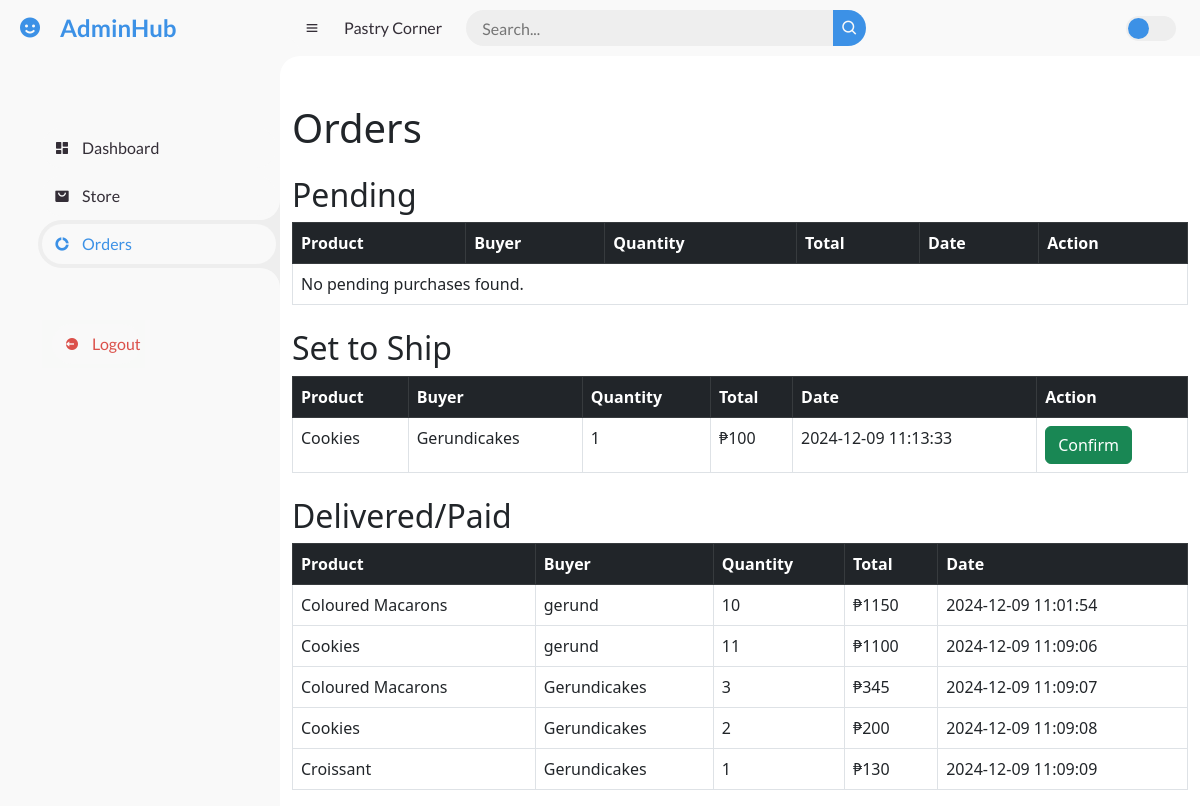
The page /admin/orders.php on the database its author committed.
### tables this page shows
CREATE TABLE `purchase` (
  `purchase_id` int(11) NOT NULL,
  `user_id` int(11) NOT NULL,
  `product_id` int(11) NOT NULL,
  `quantity` int(11) NOT NULL,
  `total_amount` double NOT NULL,
  `date` timestamp NOT NULL DEFAULT current_timestamp() ON UPDATE current_timestamp(),
  `status` varchar(255) NOT NULL
);

CREATE TABLE `products` (
  `product_id` int(11) NOT NULL,
  `product_name` varchar(255) NOT NULL,
  `description` varchar(255) NOT NULL,
  `price` double NOT NULL,
  `stock` int(11) NOT NULL,
  `image_path` text NOT NULL
);

CREATE TABLE `users` (
  `user_id` int(11) NOT NULL,
  `fullname` varchar(255) NOT NULL,
  `email` varchar(255) NOT NULL,
  `password` varchar(255) NOT NULL,
  `contact_number` varchar(255) NOT NULL,
  `address` varchar(255) NOT NULL,
  `register_date` date NOT NULL
);

### admin/orders.php (the view, shortened to what this page needs)
<!DOCTYPE html>
<html lang="en">
<head>
	<link href='https://unpkg.com/boxicons@2.0.9/css/boxicons.min.css' rel='stylesheet'>
	<link rel="stylesheet" href="style.css">
    <link href="https://cdn.jsdelivr.net/npm/bootstrap@5.3.0-alpha1/dist/css/bootstrap.min.css" rel="stylesheet">
</head>
<body>
	<section id="sidebar">
		<a href="#" class="brand">
			<i class='bx bxs-smile'></i>
			<span class="text">AdminHub</span>
		</a>
		<ul class="side-menu top">
			<li >
				<a href="./index.php">
					<i class='bx bxs-dashboard' ></i>
					<span class="text">Dashboard</span>
				</a>
			</li>
			<li>
                <a href="./store.php">
					<i class='bx bxs-shopping-bag-alt' ></i>
					<span class="text">Store</span>
				</a>
			</li>
			<li class="active">
				<a href="#">
					<i class='bx bxs-doughnut-chart' ></i>
					<span class="text">Orders</span>
				</a>
			</li>
		</ul>
		<ul class="side-menu">
			<li>
            <form action="../login-process/process.php" method="POST">
                     <button type="submit" name="logoutBtn" style="border: none; background-color: #f8f9f8;">
                        <li><a href="#" class="logout"><i class='bx bxs-log-out-circle'></i><span class="text">Logout</span></a></li>
					</button>
				</form>
			</li>
		</ul>
	</section>
	<section id="content">
		<nav>
			<i class='bx bx-menu' ></i>
			<a href="#" class="nav-link">Pastry Corner</a>
			<form action="#">
				<div class="form-input">
					<input type="search" placeholder="Search...">
					<button type="submit" class="search-btn"><i class='bx bx-search' ></i></button>
				</div>
			</form>
			<label for="switch-mode" class="switch-mode"></label>
		</nav>
        <div class="container mt-5">
            <h1 class="mb-4">Orders </h1>
            <?php
            $host = 'localhost';
            $username = 'root';
            $password = '';
            $database = 'pastrycorner';
            $conn = new mysqli($host, $username, $password, $database);
            echo "<h2 class='mt-4'>Pending</h2>";
            echo "<table class='table table-bordered'>
                    <thead class='table-dark'>
                        <tr>
                            <th>Product</th>
                            <th>Buyer</th>
                            <th>Quantity</th>
                            <th>Total</th>
                            <th>Date</th>
                            <th>Action</th>
                        </tr>
                    </thead>
                    <tbody>";
            $pendingQuery = "SELECT purchase.*, products.product_name, users.fullname
                            FROM purchase
                            INNER JOIN products ON purchase.product_id = products.product_id
                            INNER JOIN users ON purchase.user_id = users.user_id
                            WHERE purchase.status = 'Pending'";
            $pendingResult = $conn->query($pendingQuery);
            if ($pendingResult->num_rows > 0) {
                while ($row = $pendingResult->fetch_assoc()) {
                    echo "<tr>
                            <td>" . htmlspecialchars($row['product_name']) . "</td>
                            <td>" . htmlspecialchars($row['fullname']) . "</td>
                            <td>" . htmlspecialchars($row['quantity']) . "</td>
                            <td>₱" . htmlspecialchars($row['total_amount']) . "</td>
                            <td>" . htmlspecialchars($row['date']) . "</td>
                            <td>
                                <form action='' method='POST'>
                                    <input type='hidden' name='purchase_id' value='" . htmlspecialchars($row['purchase_id']) . "'>
                                    <button type='submit' name='setToShipBtn' class='btn btn-primary'>Set to Ship</button>
                                </form>
                            </td>
                        </tr>";
                }
            } else {
                echo "<tr><td colspan='6'>No pending purchases found.</td></tr>";
            }
            echo "</tbody></table>";
            $statuses = [ 'Set to Ship', 'Delivered/Paid'];
            foreach ($statuses as $status) {
                echo "<h2 class='mt-4'>" . htmlspecialchars($status) . "</h2>";
                echo "<table class='table table-bordered'>
                        <thead class='table-dark'>
                            <tr>
                                <th>Product</th>
                                <th>Buyer</th>
                                <th>Quantity</th>
                                <th>Total</th>
                                <th>Date</th>";
                if ($status === 'Set to Ship') {
                    echo "<th>Action</th>";
                }
                echo "</tr>
                        </thead>
                        <tbody>";
                $stmt = $conn->prepare("SELECT purchase.*, products.product_name, users.fullname
                                        FROM purchase
                                        INNER JOIN products ON purchase.product_id = products.product_id
                                        INNER JOIN users ON purchase.user_id = users.user_id
                                        WHERE purchase.status = ?");
                $stmt->bind_param("s", $status);
                $stmt->execute();
                $result = $stmt->get_result();
                if ($result->num_rows > 0) {
                    while ($row = $result->fetch_assoc()) {
                        echo "<tr>
                                <td>" . htmlspecialchars($row['product_name']) . "</td>
                                <td>" . htmlspecialchars($row['fullname']) . "</td>
                                <td>" . htmlspecialchars($row['quantity']) . "</td>
                                <td>₱" . htmlspecialchars($row['total_amount']) . "</td>
                                <td>" . htmlspecialchars($row['date']) . "</td>";
                        if ($status === 'Set to Ship') {
                            echo "<td>
                                    <form action='' method='POST'>
                                        <input type='hidden' name='purchase_id' value='" . htmlspecialchars($row['purchase_id']) . "'>
                                        <button type='submit' name='confirmBtn' class='btn btn-success'>Confirm</button>
                                    </form>
                                  </td>";
                        }
                        echo "</tr>";
                    }
                } else {
                    echo "<tr><td colspan='" . ($status === 'Set to Ship' ? '6' : '5') . "'>No purchases found for this status.</td></tr>";
                }
                echo "</tbody></table>";
            }
            ?>
        </div>
	</section>
</body>
</html>

### admin/style.css (style rules this page uses)
* { margin: 0; padding: 0; box-sizing: border-box; }
a { text-decoration: none; }
li { list-style: none; }
:root { --poppins: 'Poppins', sans-serif; --lato: 'Lato', sans-serif; --light: #F9F9F9; --blue: #3C91E6; --light-blue: #CFE8FF; --grey: #eee; --dark-grey: #AAAAAA; --dark: #342E37; --red: #DB504A; --yellow: #FFCE26; --light-yellow: #FFF2C6; --orange: #FD7238; --light-orange: #FFE0D3; }
html { overflow-x: hidden; }
body { background: var(--grey); overflow-x: hidden; }
#sidebar { position: fixed; top: 0; left: 0; width: 280px; height: 100%; background: var(--light); z-index: 2000; font-family: var(--lato); transition: .3s ease; overflow-x: hidden; scrollbar-width: none; }
#sidebar .brand { font-size: 24px; font-weight: 700; height: 56px; display: flex; align-items: center; color: var(--blue); position: sticky; top: 0; left: 0; background: var(--light); z-index: 500; padding-bottom: 20px; box-sizing: content-box; }
#sidebar .brand .bx { min-width: 60px; display: flex; justify-content: center; }
#sidebar .side-menu { width: 100%; margin-top: 48px; }
#sidebar .side-menu li { height: 48px; background: transparent; margin-left: 6px; border-radius: 48px 0 0 48px; padding: 4px; }
#sidebar .side-menu li.active { background: var(--grey); position: relative; }
#sidebar .side-menu li.active::before { content: ''; position: absolute; width: 40px; height: 40px; border-radius: 50%; top: -40px; right: 0; box-shadow: 20px 20px 0 var(--grey); z-index: -1; }
#sidebar .side-menu li.active::after { content: ''; position: absolute; width: 40px; height: 40px; border-radius: 50%; bottom: -40px; right: 0; box-shadow: 20px -20px 0 var(--grey); z-index: -1; }
#sidebar .side-menu li a { width: 100%; height: 100%; background: var(--light); display: flex; align-items: center; border-radius: 48px; font-size: 16px; color: var(--dark); white-space: nowrap; overflow-x: hidden; }
#sidebar .side-menu.top li.active a { color: var(--blue); }
#sidebar .side-menu li a.logout { color: var(--red); }
#sidebar .side-menu li a .bx { min-width: calc(60px - ((4px + 6px) * 2)); display: flex; justify-content: center; }
#content { position: relative; width: calc(100% - 280px); left: 280px; transition: .3s ease; }
#content nav { height: 56px; background: var(--light); padding: 0 24px; display: flex; align-items: center; grid-gap: 24px; font-family: var(--lato); position: sticky; top: 0; left: 0; z-index: 1000; }
#content nav::before { content: ''; position: absolute; width: 40px; height: 40px; bottom: -40px; left: 0; border-radius: 50%; box-shadow: -20px -20px 0 var(--light); }
#content nav a { color: var(--dark); }
#content nav .bx.bx-menu { cursor: pointer; color: var(--dark); }
#content nav .nav-link { font-size: 16px; transition: .3s ease; }
#content nav form { max-width: 400px; width: 100%; margin-right: auto; }
#content nav form .form-input { display: flex; align-items: center; height: 36px; }
#content nav form .form-input input { flex-grow: 1; padding: 0 16px; height: 100%; border: none; background: var(--grey); border-radius: 36px 0 0 36px; outline: none; width: 100%; color: var(--dark); }
#content nav form .form-input button { width: 36px; height: 100%; display: flex; justify-content: center; align-items: center; background: var(--blue); color: var(--light); font-size: 18px; border: none; outline: none; border-radius: 0 36px 36px 0; cursor: pointer; }
#content nav .switch-mode { display: block; min-width: 50px; height: 25px; border-radius: 25px; background: var(--grey); cursor: pointer; position: relative; }
#content nav .switch-mode::before { content: ''; position: absolute; top: 2px; left: 2px; bottom: 2px; width: calc(25px - 4px); background: var(--blue); border-radius: 50%; transition: all .3s ease; }

### admin/orders.php (style rules this page uses)
a { text-decoration: none; }

### rows shown on the page
purchase: product.product_name "Cookies", user.fullname "Gerundicakes", quantity "1", total_amount "100", date "2024-12-09 11:13:33"
purchase: product.product_name "Coloured Macarons", user.fullname "gerund", quantity "10", total_amount "1150", date "2024-12-09 11:01:54"
purchase: product.product_name "Cookies", user.fullname "gerund", quantity "11", total_amount "1100", date "2024-12-09 11:09:06"
purchase: product.product_name "Coloured Macarons", user.fullname "Gerundicakes", quantity "3", total_amount "345", date "2024-12-09 11:09:07"
purchase: product.product_name "Cookies", user.fullname "Gerundicakes", quantity "2", total_amount "200", date "2024-12-09 11:09:08"
purchase: product.product_name "Croissant", user.fullname "Gerundicakes", quantity "1", total_amount "130", date "2024-12-09 11:09:09"

### other values the page prints
$status "Set to Ship"
$status "Delivered/Paid"
